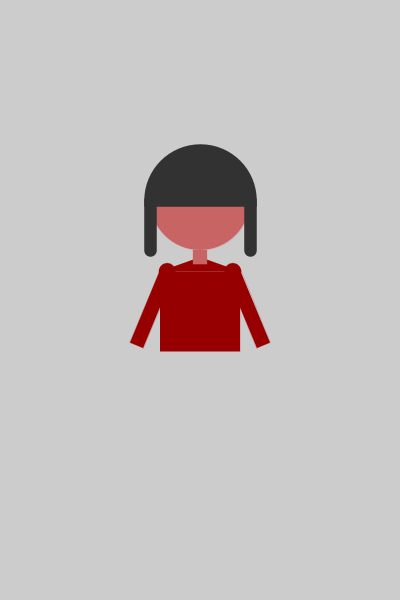
Frame 1 (no input)
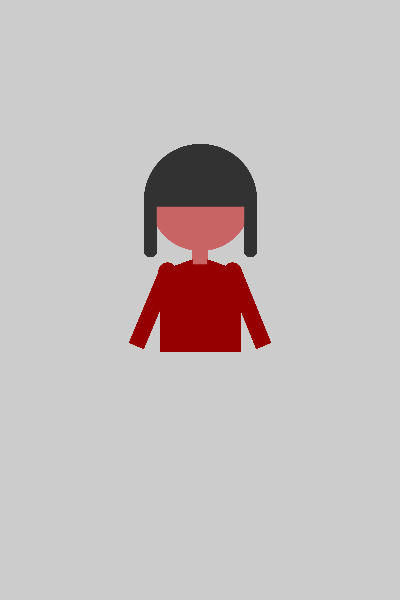
Frame 60 (the mouse pressed at the canvas centre just before this capture)
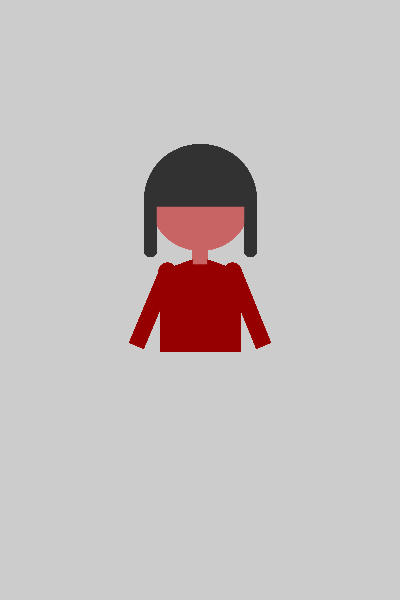
Frame 120 (the mouse held since frame 60 and released just before this capture)

The Processing sketch that drew these frames (run headless with seeded random() and noise(); from frame 60 on, the mouse is pressed at the canvas centre):

// Processing sketch: girl_prova
// ── girl_prova.pde
int d = 100;
float r = d/2;

void setup() {
  size(400,600);
}

void draw() {
  fill(200);
  translate(0,0);
  translate(width/2, height/3);
  
  /* head */
  strokeWeight(0);
  fill(200,100,100);
  stroke(200,100,100);
  ellipse(0,0, d, d);
  fill(50);
  stroke(50);
  strokeWeight(r/4);
  line(-r,0,-r,r);
  line(r,0,r,r);
  arc(0,0,d,d,PI,TWO_PI,CHORD);
  stroke(200,100,100);
  strokeWeight(0); 
  
  /* body */
  float dBody = 4*d/5;
  float dNeck = r/3.5;
  rectMode(CENTER);
  fill(150,0,0);
  stroke(150,0,0);
  translate(0,r);
  triangle(0,dNeck/2, -dBody/2, 3*dNeck/2, dBody/2, 3*dNeck/2 );
  translate(0,dBody/2);
  rect(0,3*dNeck/2, dBody, dBody);
    /* neck */  
    translate(0,-dBody/2);
    fill(200,100,100);
    noStroke();
    rect(0,dNeck/2,dNeck,dNeck);
 
 /* arms */
   /* right */
 {
   pushMatrix();
   translate( -dBody/2+r/7, 3*dNeck/2);
   fill(150,0,0);
   stroke(150,0,0);
   rotate(-3*QUARTER_PI/2);
   ellipse(0,0,r/3,r/3);
   rect(-dBody/2, 0, dBody, dNeck );
   popMatrix();
 }
    /* left */
 {
   pushMatrix();
   translate( dBody/2-r/7, 3*dNeck/2);
   fill(150,0,0);
   stroke(150,0,0);
   rotate(11*QUARTER_PI/2);
   ellipse(0,0,r/3,r/3);
   rect(-dBody/2, 0, dBody, dNeck );
   popMatrix();
 }
  
  
}
